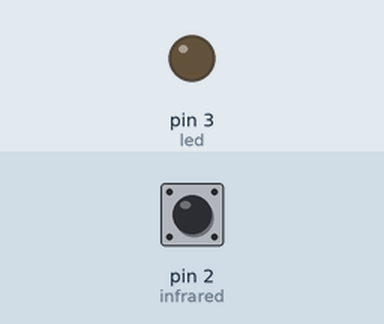
Simulated run of this sketch. Board: Arduino Uno, built with avr-gcc and run on an emulated ATmega328P. Shown: output pins drawn as LEDs (lit = HIGH). Inputs (shaded band) come from the test bench; at power-on: pin 2 (infrared) HIGH. What the sketch prints to the serial monitor is not drawn.

Above: at 1.2 s.
1.3 s: pin 2 (infrared) pulled LOW for 0.15 s
At 1.37 s:
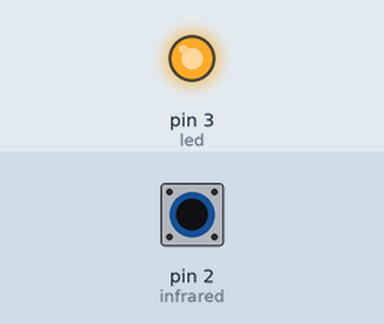
2.9 s: pin 2 (infrared) pulled LOW for 3.2 s
At 6.5 s:
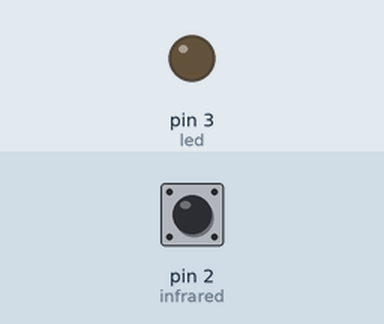
Timing chart, 0 to 8.0 s (numbered marks = the images above; inputs shaded):
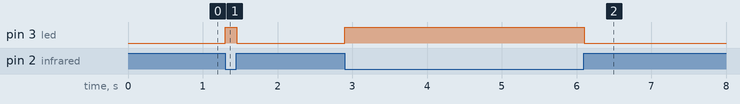

Measured:
- after the input at 1.3 s, pin 3 (led): LOW → HIGH at once, → LOW 0.15 s later
- after the input at 2.9 s, pin 3 (led): LOW → HIGH at once, → LOW 3.2 s later

The sketch:

23_IR-sensor.ino
```cpp
int infrared = 2;
int led = 3;

void setup()
{
  Serial.begin(9600);
  pinMode(led, OUTPUT);
  pinMode(infrared, INPUT_PULLUP);
}
void loop()
{
  Serial.println(digitalRead(infrared));
  if(digitalRead(infrared) == 0)
  {
    digitalWrite(led, HIGH);
  }
  else
  {
    digitalWrite(led, LOW);
  }
}
```
